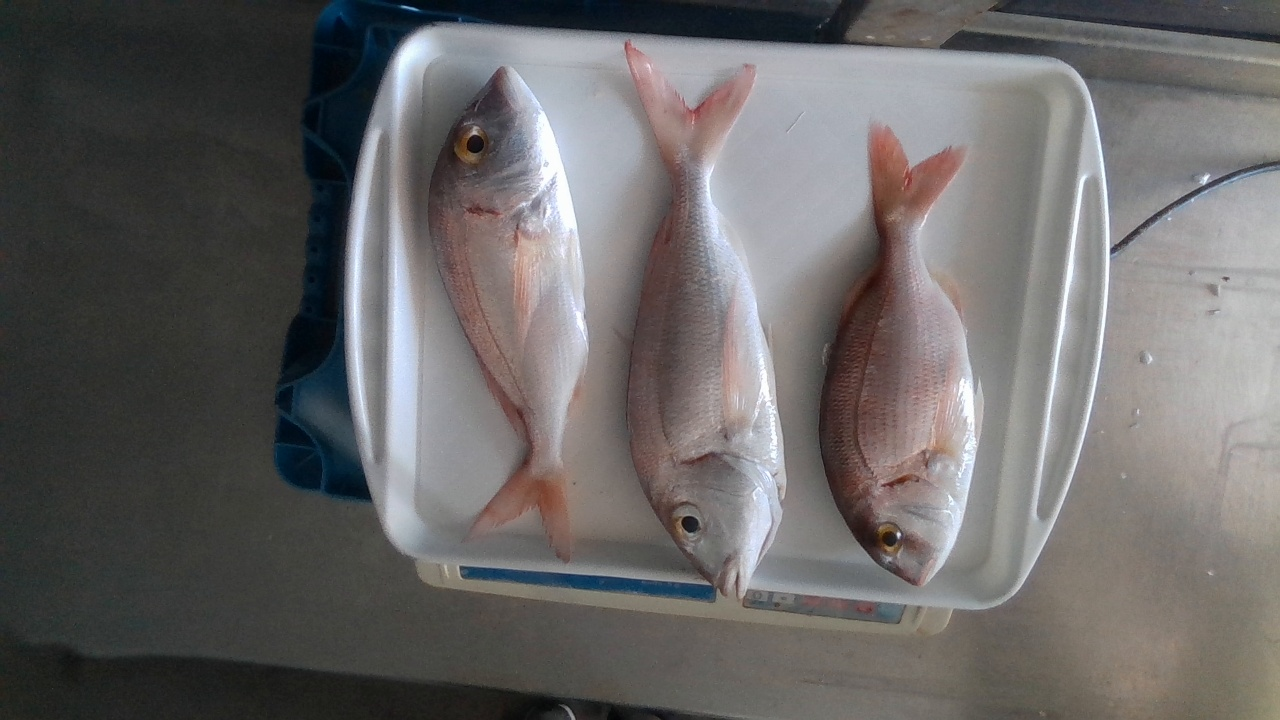
#> input picture original.png, 1280 x 720 px
$ python normalize.py   (older library calls are emulated)
#> lines starting #> are read from the running program, lines starting #| are printed output that depends on the picture
import cv2
import numpy as np

img = cv2.imread('original.png')
#> img is the input picture: shape (720, 1280, 3); mean B, G, R 102.6, 103.1, 105.3

#setting the array result
resultimage = np.zeros((800, 800))

#normalizing exposeing the image
normalizedimage = cv2.normalize(img, None, alpha=0, beta=1, norm_type=cv2.NORM_MINMAX, dtype=cv2.CV_32F)

cv2.imwrite('normalize.png', normalizedimage)
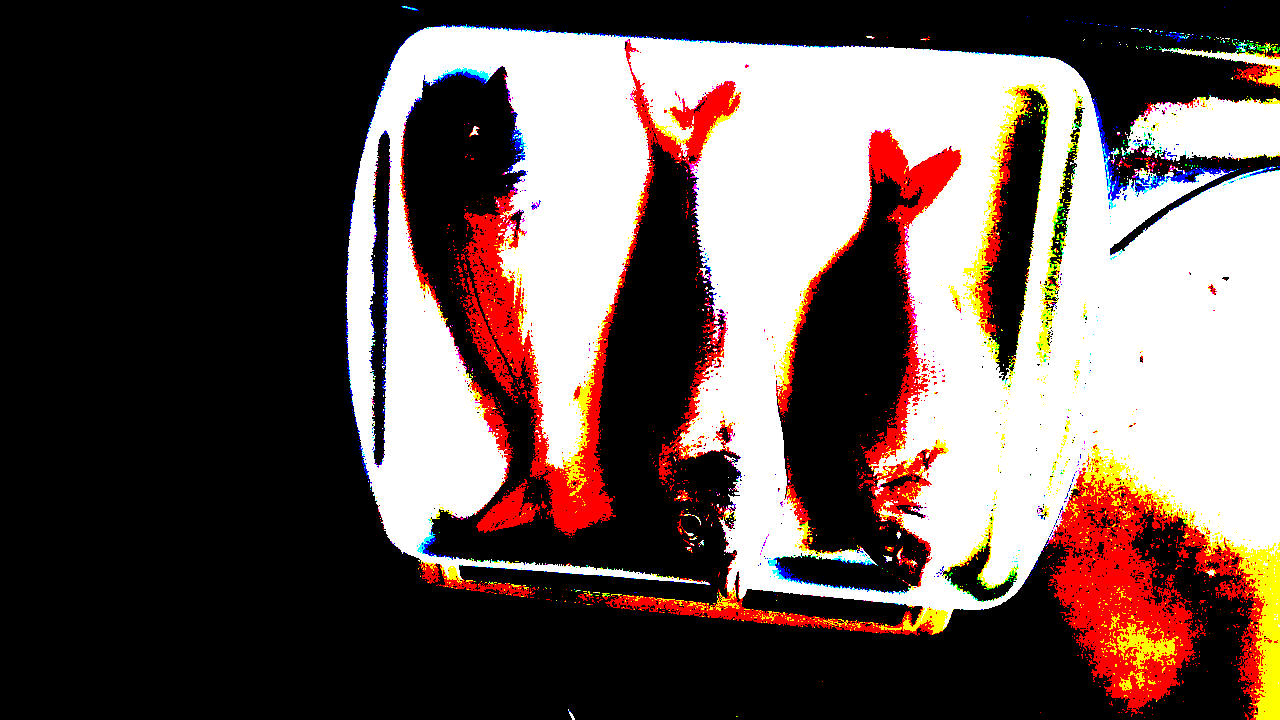
#> saved as normalize.png: shape (720, 1280, 3); mean B, G, R 0.325, 0.342, 0.405; drawn with 1 as white


cv2.waitKey(0)
cv2.destroyAllWindows()
